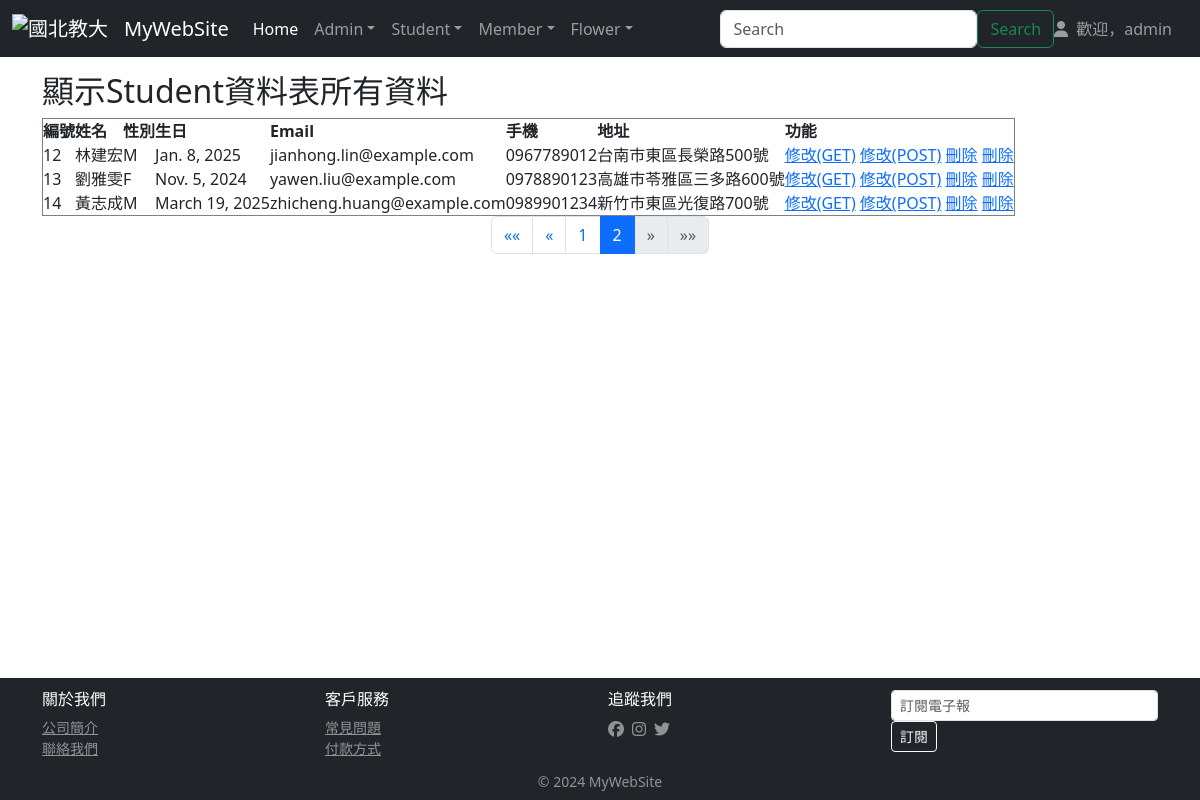
The app's page /students/index/?page=2 (signed in) with its own data.
### students/models.py (models this page shows, shortened)
class Student(models.Model):
    stdName = models.CharField(max_length=20, null=False)
    stdSex = models.CharField(max_length=2,default='M',null=False)
    stdBirth = models.DateField(null=False)
    stdEmail = models.EmailField(max_length=100,blank=True,default="")
    stdPhone = models.CharField(max_length=50,blank=True,default="")
    stdAddr=models.CharField(max_length=255,blank=True,default="")

### students/views.py (the view)
# urls.py: path('students/index/', stdViews.index),
def index(request):
    stdData = Student.objects.all().order_by('id')
    paginator = Paginator(stdData,10)
    page_number = request.GET.get('page')
    page_obj = paginator.get_page(page_number)
    return render(request, "students/index.html", locals())

### templates/students/index.html (shortened to what this page needs)
{% extends 'base.html' %}
{% block content %}
<h2 align="left">顯示Student資料表所有資料</h2>
<table border="1" cellpadding="0" cellspacing="0">
     <th>編號</th><th>姓名</th><th>性別</th><th>生日</th><th>Email</th><th>手機</th><th>地址</th><th>功能</th>
    {% for stdItem in page_obj %}
     <tr>
        <td>{{ stdItem.id }}</td>
        <td>{{ stdItem.stdName }}</td>
        <td>{{ stdItem.stdSex }}</td>
        <td>{{ stdItem.stdBirth }}</td>
        <td>{{ stdItem.stdEmail }}</td>
        <td>{{ stdItem.stdPhone }}</td>
        <td>{{ stdItem.stdAddr }}</td>
        <td>
         <a href="/students/edit/{{ stdItem.id }}/">修改(GET)</a>
         <a href="/students/edit2/{{ stdItem.id }}/load">修改(POST)</a>
         <a href="/students/delete/{{ stdItem.id }}">刪除</a>
         <a href="javascript:void(0)" onclick="if(confirm('確定要刪除此筆資料嗎?')) window.location.href='/students/delete/{{ stdItem.id }}'">刪除</a>
        </td>
     </tr>
     {% endfor %}
</table>
<div class="container">
   <nav aria-label="Page navigation">
       <ul class="pagination justify-content-center">
           {% if page_obj.has_previous %}
               <li class="page-item">
                   <a class="page-link" href="?page=1" aria-label="First">
                       <span aria-hidden="true">&laquo;&laquo;</span>
                   </a>
               </li>
               <li class="page-item">
                   <a class="page-link" href="?page={{ page_obj.previous_page_number }}" aria-label="Previous">
                       <span aria-hidden="true">&laquo;</span>
                   </a>
               </li>
           {% endif %}
           {% for num in page_obj.paginator.page_range %}
               {% if page_obj.number == num %}
                   <li class="page-item active">
                       <span class="page-link">{{ num }}</span>
                   </li>
               {% elif num > page_obj.number|add:'-3' and num < page_obj.number|add:'3' %}
                   <li class="page-item">
                       <a class="page-link" href="?page={{ num }}">{{ num }}</a>
                   </li>
               {% endif %}
           {% endfor %}
           {% if page_obj.has_next %}
               <li class="page-item">
                   <a class="page-link" href="?page={{ page_obj.next_page_number }}" aria-label="Next">
                       <span aria-hidden="true">&raquo;</span>
                   </a>
               </li>
               <li class="page-item">
                   <a class="page-link" href="?page={{ page_obj.paginator.num_pages }}" aria-label="Last">
                       <span aria-hidden="true">&raquo;&raquo;</span>
                   </a>
               </li>
           {% else %}
               <li class="page-item disabled">
                   <span class="page-link">&raquo;</span>
               </li>
               <li class="page-item disabled">
                   <span class="page-link">&raquo;&raquo;</span>
               </li>
           {% endif %}
       </ul>
   </nav>
</div>
{% endblock %}

### templates/base.html (shortened to what this page needs)
<!DOCTYPE html>
<html>
    <head>
        {% load static %}
        <link href="{% static 'css/style.css' %}" rel="stylesheet" type="text/css">
        <link href="https://cdn.jsdelivr.net/npm/bootstrap@5.3.3/dist/css/bootstrap.min.css" rel="stylesheet" integrity="sha384-
QWTKZyjpPEjISv5WaRU9OFeRpok6YctnYmDr5pNlyT2bRjXh0JMhjY6hW+ALEwIH">
        <link rel="stylesheet" href="https://cdnjs.cloudflare.com/ajax/libs/font-awesome/6.5.1/css/all.min.css">
    </head>
    <body class="d-flex flex-column min-vh-100">
        <nav class="navbar navbar-expand-md navbar-dark bg-dark fixed-top">
            <div class="container-fluid">
                <a class="navbar-brand">
                    <img src="https://www.ntue.edu.tw/var/file/0/1000/img/368/footlogo.png" width="30" height="30" class="dinline-block align-text-top" alt="國北教大">
                </a>
                <a class="navbar-brand" href="/">MyWebSite</a>
                <div class="collapse navbar-collapse" id="navbarsExampleDefault">
                    <ul class="navbar-nav me-auto mb-2 mb-md-0">
                        <li class="nav-item">
                            <a class="nav-link active" aria-current="page" href="/">Home</a>
                        </li>
                        {% if request.user.is_authenticated %}
                        {% if request.user.username == 'admin' %}
                        <li class="nav-item dropdown">
                            <a class="nav-link dropdown-toggle" href="#" role="button" data-bs-toggle="dropdown" aria-expanded="false">Admin</a>
                        </li>
                        {% endif %}
                        <li class="nav-item dropdown">
                            <a class="nav-link dropdown-toggle" href="#" role="button" data-bs-toggle="dropdown" aria-expanded="false">Student</a>
                        </li>
                        <li class="nav-item dropdown">
                            <a class="nav-link dropdown-toggle" href="#" role="button" data-bs-toggle="dropdown" aria-expanded="false">Member</a>
                        </li>
                        <li class="nav-item dropdown">
                            <a class="nav-link dropdown-toggle" href="#" role="button" data-bs-toggle="dropdown" aria-expanded="false">Flower</a>
                        </li>
                        {% endif %}
                    </ul>
                    <form action="/flower/" method="get" class="d-flex">
                        <input type="text" class="form-control" placeholder="Search" id="q" name="q" \
                        value="{{ request.GET.q}}" aria-label="Search">
                        <button class="btn btn-outline-success" type="submit">Search</button>
                    </form>
                    {% if request.user.is_authenticated %}
                    <div class="d-flex">
                        <span class="navbar-text me-3">
                            <i class="fas fa-user me-1"></i> 歡迎，{{ request.user.username }}
                        </span>
                    </div>
                    {% endif %}
                </div>
            </div>
        </nav>
        <br>
        <br>
        <br>
        <main class="container flex-grow-1">
            <div id="content">
                {% block content %}{% endblock %}
            </div>
        </main>
        <footer class="footer mt-auto py-2 bg-dark text-white">
            <div class="container">
                <div class="row row-cols-1 row-cols-sm-2 row-cols-md-4 g-3 py-1">
                    <div class="col">
                        <h6>關於我們</h6>
                        <ul class="list-unstyled small mb-0">
                            <li><a href="#" class="text-white-50">公司簡介</a></li>
                            <li><a href="#" class="text-white-50">聯絡我們</a></li>
                        </ul>
                    </div>
                    <div class="col">
                        <h6>客戶服務</h6>
                        <ul class="list-unstyled small mb-0">
                            <li><a href="#" class="text-white-50">常見問題</a></li>
                            <li><a href="#" class="text-white-50">付款方式</a></li>
                        </ul>
                    </div>
                    <div class="col">
                        <h6>追蹤我們</h6>
                        <div class="d-flex gap-2">
                            <a href="#" class="text-white-50"><i class="fab fa-facebook"></i></a>
                            <a href="#" class="text-white-50"><i class="fab fa-instagram"></i></a>
                            <a href="#" class="text-white-50"><i class="fab fa-twitter"></i></a>
                        </div>
                    </div>
                    <div class="col">
                        <div class="input-group input-group-sm">
                            <input type="email" class="form-control form-control-sm" placeholder="訂閱電子報">
                        </div>
                        <button class="btn btn-sm btn-outline-light" type="button">訂閱</button>
                    </div>
                </div>
            </div>
            <div class="text-center mt-2">
                <p class="small text-white-50 mb-0">&copy; 2024 MyWebSite</p>
            </div>
        </footer>
    </body>
</html>

### static/css/style.css (style rules this page uses)
html, body { margin: 0; padding: 0; height: 100%; border: none; }
body { margin-left: 0px; margin-top: 0px; margin-right: 0px; margin-bottom: 0px; background-image: url(images/bg.gif); }
form { margin: 0px; }

### records on screen
Student: id "12", stdName "林建宏", stdSex "M", stdBirth "Jan. 8, 2025", stdEmail "jianhong.lin@example.com", stdPhone "0967789012", stdAddr "台南市東區長榮路500號"
Student: id "13", stdName "劉雅雯", stdSex "F", stdBirth "Nov. 5, 2024", stdEmail "yawen.liu@example.com", stdPhone "0978890123", stdAddr "高雄市苓雅區三多路600號"
Student: id "14", stdName "黃志成", stdSex "M", stdBirth "March 19, 2025", stdEmail "zhicheng.huang@example.com", stdPhone "0989901234", stdAddr "新竹市東區光復路700號"

### other values on screen
{{ request.user.username }} "admin"
{{ num }} "1"
{{ num }} "2"
